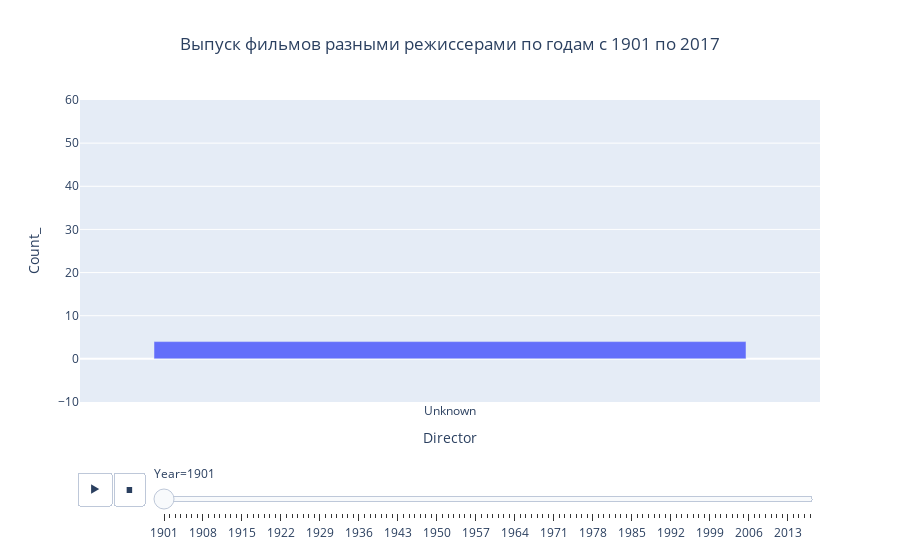

Notebook code for this chart:
### Code cell
title_top = 'Выпуск фильмов разными режиссерами по годам с %1.1i по %1.2i' %(Year_min, Year_max)

fig = px.bar(df_Director_gr, 
             x = "Director", 
             y = "Count_",
             animation_frame = "Year", 
             range_y = [-10,Director_count_max],
             title = title_top)
fig.update_layout(title_text = title_top,title_x = 0.5)
fig.show()

### Figure 1 — Plotly figure (JSON) as saved in the notebook; plotly's stock layout.template omitted (floating-point values rounded to 4 significant figures)
{"data": [{"alignmentgroup": "True", "hovertemplate": "Year=1901<br>Director=%{x}<br>Count_=%{y}<extra></extra>", "legendgroup": "", "marker": {"color": "#636efa", "pattern": {"shape": ""}}, "name": "", "offsetgroup": "", "orientation": "v", "showlegend": false, "textposition": "auto", "type": "bar", "x": ["Unknown"], "xaxis": "x", "y": [4], "yaxis": "y"}], "layout": {"barmode": "relative", "legend": {"tracegroupgap": 0}, "sliders": [{"active": 0, "currentvalue": {"prefix": "Year="}, "len": 0.9, "pad": {"b": 10, "t": 60}, "steps": [{"args": [["1901"], {"frame": {"duration": 0, "redraw": true}, "fromcurrent": true, "mode": "immediate", "transition": {"duration": 0, "easing": "linear"}}], "label": "1901", "method": "animate"}, {"args": [["1902"], {"frame": {"duration": 0, "redraw": true}, "fromcurrent": true, "mode": "immediate", "transition": {"duration": 0, "easing": "linear"}}], "label": "1902", "method": "animate"}, {"args": [["1903"], {"frame": {"duration": 0, "redraw": true}, "fromcurrent": true, "mode": "immediate", "transition": {"duration": 0, "easing": "linear"}}], "label": "1903", "method": "animate"}, {"args": [["1904"], {"frame": {"duration": 0, "redraw": true}, "fromcurrent": true, "mode": "immediate", "transition": {"duration": 0, "easing": "linear"}}], "label": "1904", "method": "animate"}, {"args": [["1905"], {"frame": {"duration": 0, "redraw": true}, "fromcurrent": true, "mode": "immediate", "transition": {"duration": 0, "easing": "linear"}}], "label": "1905", "method": "animate"}, {"args": [["1906"], {"frame": {"duration": 0, "redraw": true}, "fromcurrent": true, "mode": "immediate", "transition": {"duration": 0, "easing": "linear"}}], "label": "1906", "method": "animate"}, {"args": [["1907"], {"frame": {"duration": 0, "redraw": true}, "fromcurrent": true, "mode": "immediate", "transition": {"duration": 0, "easing": "linear"}}], "label": "1907", "method": "animate"}, {"args": [["1908"], {"frame": {"duration": 0, "redraw": true}, "fromcurrent": true, "mode": "immediate", "transition": {"duration": 0, "easing": "linear"}}], "label": "1908", "method": "animate"}, {"args": [["1909"], {"frame": {"duration": 0, "redraw": true}, "fromcurrent": true, "mode": "immediate", "transition": {"duration": 0, "easing": "linear"}}], "label": "1909", "method": "animate"}, {"args": [["1910"], {"frame": {"duration": 0, "redraw": true}, "fromcurrent": true, "mode": "immediate", "transition": {"duration": 0, "easing": "linear"}}], "label": "1910", "method": "animate"}, {"args": [["1911"], {"frame": {"duration": 0, "redraw": true}, "fromcurrent": true, "mode": "immediate", "transition": {"duration": 0, "easing": "linear"}}], "label": "1911", "method": "animate"}, {"args": [["1912"], {"frame": {"duration": 0, "redraw": true}, "fromcurrent": true, "mode": "immediate", "transition": {"duration": 0, "easing": "linear"}}], "label": "1912", "method": "animate"}, {"args": [["1913"], {"frame": {"duration": 0, "redraw": true}, "fromcurrent": true, "mode": "immediate", "transition": {"duration": 0, "easing": "linear"}}], "label": "1913", "method": "animate"}, {"args": [["1914"], {"frame": {"duration": 0, "redraw": true}, "fromcurrent": true, "mode": "immediate", "transition": {"duration": 0, "easing": "linear"}}], "label": "1914", "method": "animate"}, {"args": [["1915"], {"frame": {"duration": 0, "redraw": true}, "fromcurrent": true, "mode": "immediate", "transition": {"duration": 0, "easing": "linear"}}], "label": "1915", "method": "animate"}, {"args": [["1916"], {"frame": {"duration": 0, "redraw": true}, "fromcurrent": true, "mode": "immediate", "transition": {"duration": 0, "easing": "linear"}}], "label": "1916", "method": "animate"}, {"args": [["1917"], {"frame": {"duration": 0, "redraw": true}, "fromcurrent": true, "mode": "immediate", "transition": {"duration": 0, "easing": "linear"}}], "label": "1917", "method": "animate"}, {"args": [["1918"], {"frame": {"duration": 0, "redraw": true}, "fromcurrent": true, "mode": "immediate", "transition": {"duration": 0, "easing": "linear"}}], "label": "1918", "method": "animate"}, {"args": [["1919"], {"frame": {"duration": 0, "redraw": true}, "fromcurrent": true, "mode": "immediate", "transition": {"duration": 0, "easing": "linear"}}], "label": "1919", "method": "animate"}, {"args": [["1920"], {"frame": {"duration": 0, "redraw": true}, "fromcurrent": true, "mode": "immediate", "transition": {"duration": 0, "easing": "linear"}}], "label": "1920", "method": "animate"}, {"args": [["1921"], {"frame": {"duration": 0, "redraw": true}, "fromcurrent": true, "mode": "immediate", "transition": {"duration": 0, "easing": "linear"}}], "label": "1921", "method": "animate"}, {"args": [["1922"], {"frame": {"duration": 0, "redraw": true}, "fromcurrent": true, "mode": "immediate", "transition": {"duration": 0, "easing": "linear"}}], "label": "1922", "method": "animate"}, {"args": [["1923"], {"frame": {"duration": 0, "redraw": true}, "fromcurrent": true, "mode": "immediate", "transition": {"duration": 0, "easing": "linear"}}], "label": "1923", "method": "animate"}, {"args": [["1924"], {"frame": {"duration": 0, "redraw": true}, "fromcurrent": true, "mode": "immediate", "transition": {"duration": 0, "easing": "linear"}}], "label": "1924", "method": "animate"}, {"args": [["1925"], {"frame": {"duration": 0, "redraw": true}, "fromcurrent": true, "mode": "immediate", "transition": {"duration": 0, "easing": "linear"}}], "label": "1925", "method": "animate"}, {"args": [["1926"], {"frame": {"duration": 0, "redraw": true}, "fromcurrent": true, "mode": "immediate", "transition": {"duration": 0, "easing": "linear"}}], "label": "1926", "method": "animate"}, {"args": [["1927"], {"frame": {"duration": 0, "redraw": true}, "fromcurrent": true, "mode": "immediate", "transition": {"duration": 0, "easing": "linear"}}], "label": "1927", "method": "animate"}, {"args": [["1928"], {"frame": {"duration": 0, "redraw": true}, "fromcurrent": true, "mode": "immediate", "transition": {"duration": 0, "easing": "linear"}}], "label": "1928", "method": "animate"}, {"args": [["1929"], {"frame": {"duration": 0, "redraw": true}, "fromcurrent": true, "mode": "immediate", "transition": {"duration": 0, "easing": "linear"}}], "label": "1929", "method": "animate"}, {"args": [["1930"], {"frame": {"duration": 0, "redraw": true}, "fromcurrent": true, "mode": "immediate", "transition": {"duration": 0, "easing": "linear"}}], "label": "1930", "method": "animate"}, {"args": [["1931"], {"frame": {"duration": 0, "redraw": true}, "fromcurrent": true, "mode": "immediate", "transition": {"duration": 0, "easing": "linear"}}], "label": "1931", "method": "animate"}, {"args": [["1932"], {"frame": {"duration": 0, "redraw": true}, "fromcurrent": true, "mode": "immediate", "transition": {"duration": 0, "easing": "linear"}}], "label": "1932", "method": "animate"}, {"args": [["1933"], {"frame": {"duration": 0, "redraw": true}, "fromcurrent": true, "mode": "immediate", "transition": {"duration": 0, "easing": "linear"}}], "label": "1933", "method": "animate"}, {"args": [["1934"], {"frame": {"duration": 0, "redraw": true}, "fromcurrent": true, "mode": "immediate", "transition": {"duration": 0, "easing": "linear"}}], "label": "1934", "method": "animate"}, {"args": [["1935"], {"frame": {"duration": 0, "redraw": true}, "fromcurrent": true, "mode": "immediate", "transition": {"duration": 0, "easing": "linear"}}], "label": "1935", "method": "animate"}, {"args": [["1936"], {"frame": {"duration": 0, "redraw": true}, "fromcurrent": true, "mode": "immediate", "transition": {"duration": 0, "easing": "linear"}}], "label": "1936", "method": "animate"}, {"args": [["1937"], {"frame": {"duration": 0, "redraw": true}, "fromcurrent": true, "mode": "immediate", "transition": {"duration": 0, "easing": "linear"}}], "label": "1937", "method": "animate"}, {"args": [["1938"], {"frame": {"duration": 0, "redraw": true}, "fromcurrent": true, "mode": "immediate", "transition": {"duration": 0, "easing": "linear"}}], "label": "1938", "method": "animate"}, {"args": [["1939"], {"frame": {"duration": 0, "redraw": true}, "fromcurrent": true, "mode": "immediate", "transition": {"duration": 0, "easing": "linear"}}], "label": "1939", "method": "animate"}, {"args": [["1940"], {"frame": {"duration": 0, "redraw": true}, "fromcurrent": true, "mode": "immediate", "transition": {"duration": 0, "easing": "linear"}}], "label": "1940", "method": "animate"}, {"args": [["1941"], {"frame": {"duration": 0, "redraw": true}, "fromcurrent": true, "mode": "immediate", "transition": {"duration": 0, "easing": "linear"}}], "label": "1941", "method": "animate"}, {"args": [["1942"], {"frame": {"duration": 0, "redraw": true}, "fromcurrent": true, "mode": "immediate", "transition": {"duration": 0, "easing": "linear"}}], "label": "1942", "method": "animate"}, {"args": [["1943"], {"frame": {"duration": 0, "redraw": true}, "fromcurrent": true, "mode": "immediate", "transition": {"duration": 0, "easing": "linear"}}], "label": "1943", "method": "animate"}, {"args": [["1944"], {"frame": {"duration": 0, "redraw": true}, "fromcurrent": true, "mode": "immediate", "transition": {"duration": 0, "easing": "linear"}}], "label": "1944", "method": "animate"}, {"args": [["1945"], {"frame": {"duration": 0, "redraw": true}, "fromcurrent": true, "mode": "immediate", "transition": {"duration": 0, "easing": "linear"}}], "label": "1945", "method": "animate"}, {"args": [["1946"], {"frame": {"duration": 0, "redraw": true}, "fromcurrent": true, "mode": "immediate", "transition": {"duration": 0, "easing": "linear"}}], "label": "1946", "method": "animate"}, {"args": [["1947"], {"frame": {"duration": 0, "redraw": true}, "fromcurrent": true, "mode": "immediate", "transition": {"duration": 0, "easing": "linear"}}], "label": "1947", "method": "animate"}, {"args": [["1948"], {"frame": {"duration": 0, "redraw": true}, "fromcurrent": true, "mode": "immediate", "transition": {"duration": 0, "easing": "linear"}}], "label": "1948", "method": "animate"}, {"args": [["1949"], {"frame": {"duration": 0, "redraw": true}, "fromcurrent": true, "mode": "immediate", "transition": {"duration": 0, "easing": "linear"}}], "label": "1949", "method": "animate"}, {"args": [["1950"], {"frame": {"duration": 0, "redraw": true}, "fromcurrent": true, "mode": "immediate", "transition": {"duration": 0, "easing": "linear"}}], "label": "1950", "method": "animate"}, {"args": [["1951"], {"frame": {"duration": 0, "redraw": true}, "fromcurrent": true, "mode": "immediate", "transition": {"duration": 0, "easing": "linear"}}], "label": "1951", "method": "animate"}, {"args": [["1952"], {"frame": {"duration": 0, "redraw": true}, "fromcurrent": true, "mode": "immediate", "transition": {"duration": 0, "easing": "linear"}}], "label": "1952", "method": "animate"}, {"args": [["1953"], {"frame": {"duration": 0, "redraw": true}, "fromcurrent": true, "mode": "immediate", "transition": {"duration": 0, "easing": "linear"}}], "label": "1953", "method": "animate"}, {"args": [["1954"], {"frame": {"duration": 0, "redraw": true}, "fromcurrent": true, "mode": "immediate", "transition": {"duration": 0, "easing": "linear"}}], "label": "1954", "method": "animate"}, {"args": [["1955"], {"frame": {"duration": 0, "redraw": true}, "fromcurrent": true, "mode": "immediate", "transition": {"duration": 0, "easing": "linear"}}], "label": "1955", "method": "animate"}, {"args": [["1956"], {"frame": {"duration": 0, "redraw": true}, "fromcurrent": true, "mode": "immediate", "transition": {"duration": 0, "easing": "linear"}}], "label": "1956", "method": "animate"}, {"args": [["1957"], {"frame": {"duration": 0, "redraw": true}, "fromcurrent": true, "mode": "immediate", "transition": {"duration": 0, "easing": "linear"}}], "label": "1957", "method": "animate"}, {"args": [["1958"], {"frame": {"duration": 0, "redraw": true}, "fromcurrent": true, "mode": "immediate", "transition": {"duration": 0, "easing": "linear"}}], "label": "1958", "method": "animate"}, {"args": [["1959"], {"frame": {"duration": 0, "redraw": true}, "fromcurrent": true, "mode": "immediate", "transition": {"duration": 0, "easing": "linear"}}], "label": "1959", "method": "animate"}, {"args": [["1960"], {"frame": {"duration": 0, "redraw": true}, "fromcurrent": true, "mode": "immediate", "transition": {"duration": 0, "easing": "linear"}}], "label": "1960", "method": "animate"}, {"args": [["1961"], {"frame": {"duration": 0, "redraw": true}, "fromcurrent": true, "mode": "immediate", "transition": {"duration": 0, "easing": "linear"}}], "label": "1961", "method": "animate"}, {"args": [["1962"], {"frame": {"duration": 0, "redraw": true}, "fromcurrent": true, "mode": "immediate", "transition": {"duration": 0, "easing": "linear"}}], "label": "1962", "method": "animate"}, {"args": [["1963"], {"frame": {"duration": 0, "redraw": true}, "fromcurrent": true, "mode": "immediate", "transition": {"duration": 0, "easing": "linear"}}], "label": "1963", "method": "animate"}, {"args": [["1964"], {"frame": {"duration": 0, "redraw": true}, "fromcurrent": true, "mode": "immediate", "transition": {"duration": 0, "easing": "linear"}}], "label": "1964", "method": "animate"}, {"args": [["1965"], {"frame": {"duration": 0, "redraw": true}, "fromcurrent": true, "mode": "immediate", "transition": {"duration": 0, "easing": "linear"}}], "label": "1965", "method": "animate"}, {"args": [["1966"], {"frame": {"duration": 0, "redraw": true}, "fromcurrent": true, "mode": "immediate", "transition": {"duration": 0, "easing": "linear"}}], "label": "1966", "method": "animate"}, {"args": [["1967"], {"frame": {"duration": 0, "redraw": true}, "fromcurrent": true, "mode": "immediate", "transition": {"duration": 0, "easing": "linear"}}], "label": "1967", "method": "animate"}, {"args": [["1968"], {"frame": {"duration": 0, "redraw": true}, "fromcurrent": true, "mode": "immediate", "transition": {"duration": 0, "easing": "linear"}}], "label": "1968", "method": "animate"}, {"args": [["1969"], {"frame": {"duration": 0, "redraw": true}, "fromcurrent": true, "mode": "immediate", "transition": {"duration": 0, "easing": "linear"}}], "label": "1969", "method": "animate"}, {"args": [["1970"], {"frame": {"duration": 0, "redraw": true}, "fromcurrent": true, "mode": "immediate", "transition": {"duration": 0, "easing": "linear"}}], "label": "1970", "method": "animate"}, {"args": [["1971"], {"frame": {"duration": 0, "redraw": true}, "fromcurrent": true, "mode": "immediate", "transition": {"duration": 0, "easing": "linear"}}], "label": "1971", "method": "animate"}, {"args": [["1972"], {"frame": {"duration": 0, "redraw": true}, "fromcurrent": true, "mode": "immediate", "transition": {"duration": 0, "easing": "linear"}}], "label": "1972", "method": "animate"}, {"args": [["1973"], {"frame": {"duration": 0, "redraw": true}, "fromcurrent": true, "mode": "immediate", "transition": {"duration": 0, "easing": "linear"}}], "label": "1973", "method": "animate"}, {"args": [["1974"], {"frame": {"duration": 0, "redraw": true}, "fromcurrent": true, "mode": "immediate", "transition": {"duration": 0, "easing": "linear"}}], "label": "1974", "method": "animate"}, {"args": [["1975"], {"frame": {"duration": 0, "redraw": true}, "fromcurrent": true, "mode": "immediate", "transition": {"duration": 0, "easing": "linear"}}], "label": "1975", "method": "animate"}, {"args": [["1976"], {"frame": {"duration": 0, "redraw": true}, "fromcurrent": true, "mode": "immediate", "transition": {"duration": 0, "easing": "linear"}}], "label": "1976", "method": "animate"}, {"args": [["1977"], {"frame": {"duration": 0, "redraw": true}, "fromcurrent": true, "mode": "immediate", "transition": {"duration": 0, "easing": "linear"}}], "label": "1977", "method": "animate"}, {"args": [["1978"], {"frame": {"duration": 0, "redraw": true}, "fromcurrent": true, "mode": "immediate", "transition": {"duration": 0, "easing": "linear"}}], "label": "1978", "method": "animate"}, {"args": [["1979"], {"frame": {"duration": 0, "redraw": true}, "fromcurrent": true, "mode": "immediate", "transition": {"duration": 0, "easing": "linear"}}], "label": "1979", "method": "animate"}, {"args": [["1980"], {"frame": {"duration": 0, "redraw": true}, "fromcurrent": true, "mode": "immediate", "transition": {"duration": 0, "easing": "linear"}}], "label": "1980", "method": "animate"}, {"args": [["1981"], {"frame": {"duration": 0, "redraw": true}, "fromcurrent": true, "mode": "immediate", "transition": {"duration": 0, "easing": "linear"}}], "label": "1981", "method": "animate"}, {"args": [["1982"], {"frame": {"duration": 0, "redraw": true}, "fromcurrent": true, "mode": "immediate", "transition": {"duration": 0, "easing": "linear"}}], "label": "1982", "method": "animate"}, {"args": [["1983"], {"frame": {"duration": 0, "redraw": true}, "fromcurrent": true, "mode": "immediate", "transition": {"duration": 0, "easing": "linear"}}], "label": "1983", "method": "animate"}, {"args": [["1984"], {"frame": {"duration": 0, "redraw": true}, "fromcurrent": true, "mode": "immediate", "transition": {"duration": 0, "easing": "linear"}}], "label": "1984", "method": "animate"}, {"args": [["1985"], {"frame": {"duration": 0, "redraw": true}, "fromcurrent": true, "mode": "immediate", "transition": {"duration": 0, "easing": "linear"}}], "label": "1985", "method": "animate"}, {"args": [["1986"], {"frame": {"duration": 0, "redraw": true}, "fromcurrent": true, "mode": "immediate", "transition": {"duration": 0, "easing": "linear"}}], "label": "1986", "method": "animate"}, {"args": [["1987"], {"frame": {"duration": 0, "redraw": true}, "fromcurrent": true, "mode": "immediate", "transition": {"duration": 0, "easing": "linear"}}], "label": "1987", "method": "animate"}, {"args": [["1988"], {"frame": {"duration": 0, "redraw": true}, "fromcurrent": true, "mode": "immediate", "transition": {"duration": 0, "easing": "linear"}}], "label": "1988", "method": "animate"}, {"args": [["1989"], {"frame": {"duration": 0, "redraw": true}, "fromcurrent": true, "mode": "immediate", "transition": {"duration": 0, "easing": "linear"}}], "label": "1989", "method": "animate"}, {"args": [["1990"], {"frame": {"duration": 0, "redraw": true}, "fromcurrent": true, "mode": "immediate", "transition": {"duration": 0, "easing": "linear"}}], "label": "1990", "method": "animate"}, {"args": [["1991"], {"frame": {"duration": 0, "redraw": true}, "fromcurrent": true, "mode": "immediate", "transition": {"duration": 0, "easing": "linear"}}], "label": "1991", "method": "animate"}, {"args": [["1992"], {"frame": {"duration": 0, "redraw": true}, "fromcurrent": true, "mode": "immediate", "transition": {"duration": 0, "easing": "linear"}}], "label": "1992", "method": "animate"}, {"args": [["1993"], {"frame": {"duration": 0, "redraw": true}, "fromcurrent": true, "mode": "immediate", "transition": {"duration": 0, "easing": "linear"}}], "label": "1993", "method": "animate"}, {"args": [["1994"], {"frame": {"duration": 0, "redraw": true}, "fromcurrent": true, "mode": "immediate", "transition": {"duration": 0, "easing": "linear"}}], "label": "1994", "method": "animate"}, {"args": [["1995"], {"frame": {"duration": 0, "redraw": true}, "fromcurrent": true, "mode": "immediate", "transition": {"duration": 0, "easing": "linear"}}], "label": "1995", "method": "animate"}, {"args": [["1996"], {"frame": {"duration": 0, "redraw": true}, "fromcurrent": true, "mode": "immediate", "transition": {"duration": 0, "easing": "linear"}}], "label": "1996", "method": "animate"}, {"args": [["1997"], {"frame": {"duration": 0, "redraw": true}, "fromcurrent": true, "mode": "immediate", "transition": {"duration": 0, "easing": "linear"}}], "label": "1997", "method": "animate"}, {"args": [["1998"], {"frame": {"duration": 0, "redraw": true}, "fromcurrent": true, "mode": "immediate", "transition": {"duration": 0, "easing": "linear"}}], "label": "1998", "method": "animate"}, {"args": [["1999"], {"frame": {"duration": 0, "redraw": true}, "fromcurrent": true, "mode": "immediate", "transition": {"duration": 0, "easing": "linear"}}], "label": "1999", "method": "animate"}, {"args": [["2000"], {"frame": {"duration": 0, "redraw": true}, "fromcurrent": true, "mode": "immediate", "transition": {"duration": 0, "easing": "linear"}}], "label": "2000", "method": "animate"}, {"args": [["2001"], {"frame": {"duration": 0, "redraw": true}, "fromcurrent": true, "mode": "immediate", "transition": {"duration": 0, "easing": "linear"}}], "label": "2001", "method": "animate"}, {"args": [["2002"], {"frame": {"duration": 0, "redraw": true}, "fromcurrent": true, "mode": "immediate", "transition": {"duration": 0, "easing": "linear"}}], "label": "2002", "method": "animate"}, {"args": [["2003"], {"frame": {"duration": 0, "redraw": true}, "fromcurrent": true, "mode": "immediate", "transition": {"duration": 0, "easing": "linear"}}], "label": "2003", "method": "animate"}, {"args": [["2004"], {"frame": {"duration": 0, "redraw": true}, "fromcurrent": true, "mode": "immediate", "transition": {"duration": 0, "easing": "linear"}}], "label": "2004", "method": "animate"}, {"args": [["2005"], {"frame": {"duration": 0, "redraw": true}, "fromcurrent": true, "mode": "immediate", "transition": {"duration": 0, "easing": "linear"}}], "label": "2005", "method": "animate"}, {"args": [["2006"], {"frame": {"duration": 0, "redraw": true}, "fromcurrent": true, "mode": "immediate", "transition": {"duration": 0, "easing": "linear"}}], "label": "2006", "method": "animate"}, {"args": [["2007"], {"frame": {"duration": 0, "redraw": true}, "fromcurrent": true, "mode": "immediate", "transition": {"duration": 0, "easing": "linear"}}], "label": "2007", "method": "animate"}, {"args": [["2008"], {"frame": {"duration": 0, "redraw": true}, "fromcurrent": true, "mode": "immediate", "transition": {"duration": 0, "easing": "linear"}}], "label": "2008", "method": "animate"}, {"args": [["2009"], {"frame": {"duration": 0, "redraw": true}, "fromcurrent": true, "mode": "immediate", "transition": {"duration": 0, "easing": "linear"}}], "label": "2009", "method": "animate"}, {"args": [["2010"], {"frame": {"duration": 0, "redraw": true}, "fromcurrent": true, "mode": "immediate", "transition": {"duration": 0, "easing": "linear"}}], "label": "2010", "method": "animate"}, {"args": [["2011"], {"frame": {"duration": 0, "redraw": true}, "fromcurrent": true, "mode": "immediate", "transition": {"duration": 0, "easing": "linear"}}], "label": "2011", "method": "animate"}, {"args": [["2012"], {"frame": {"duration": 0, "redraw": true}, "fromcurrent": true, "mode": "immediate", "transition": {"duration": 0, "easing": "linear"}}], "label": "2012", "method": "animate"}, {"args": [["2013"], {"frame": {"duration": 0, "redraw": true}, "fromcurrent": true, "mode": "immediate", "transition": {"duration": 0, "easing": "linear"}}], "label": "2013", "method": "animate"}, {"args": [["2014"], {"frame": {"duration": 0, "redraw": true}, "fromcurrent": true, "mode": "immediate", "transition": {"duration": 0, "easing": "linear"}}], "label": "2014", "method": "animate"}, {"args": [["2015"], {"frame": {"duration": 0, "redraw": true}, "fromcurrent": true, "mode": "immediate", "transition": {"duration": 0, "easing": "linear"}}], "label": "2015", "method": "animate"}, {"args": [["2016"], {"frame": {"duration": 0, "redraw": true}, "fromcurrent": true, "mode": "immediate", "transition": {"duration": 0, "easing": "linear"}}], "label": "2016", "method": "animate"}, {"args": [["2017"], {"frame": {"duration": 0, "redraw": true}, "fromcurrent": true, "mode": "immediate", "transition": {"duration": 0, "easing": "linear"}}], "label": "2017", "method": "animate"}], "x": 0.1, "xanchor": "left", "y": 0, "yanchor": "top"}], "title": {"text": "Выпуск фильмов разными режиссерами по годам с 1901 по 2017", "x": 0.5}, "updatemenus": [{"buttons": [{"args": [null, {"frame": {"duration": 500, "redraw": true}, "fromcurrent": true, "mode": "immediate", "transition": {"duration": 500, "easing": "linear"}}], "label": "&#9654;", "method": "animate"}, {"args": [[null], {"frame": {"duration": 0, "redraw": true}, "fromcurrent": true, "mode": "immediate", "transition": {"duration": 0, "easing": "linear"}}], "label": "&#9724;", "method": "animate"}], "direction": "left", "pad": {"r": 10, "t": 70}, "showactive": false, "type": "buttons", "x": 0.1, "xanchor": "right", "y": 0, "yanchor": "top"}], "xaxis": {"anchor": "y", "domain": [0, 1], "title": {"text": "Director"}}, "yaxis": {"anchor": "x", "domain": [0, 1], "range": [-10, 60], "title": {"text": "Count_"}}}}
